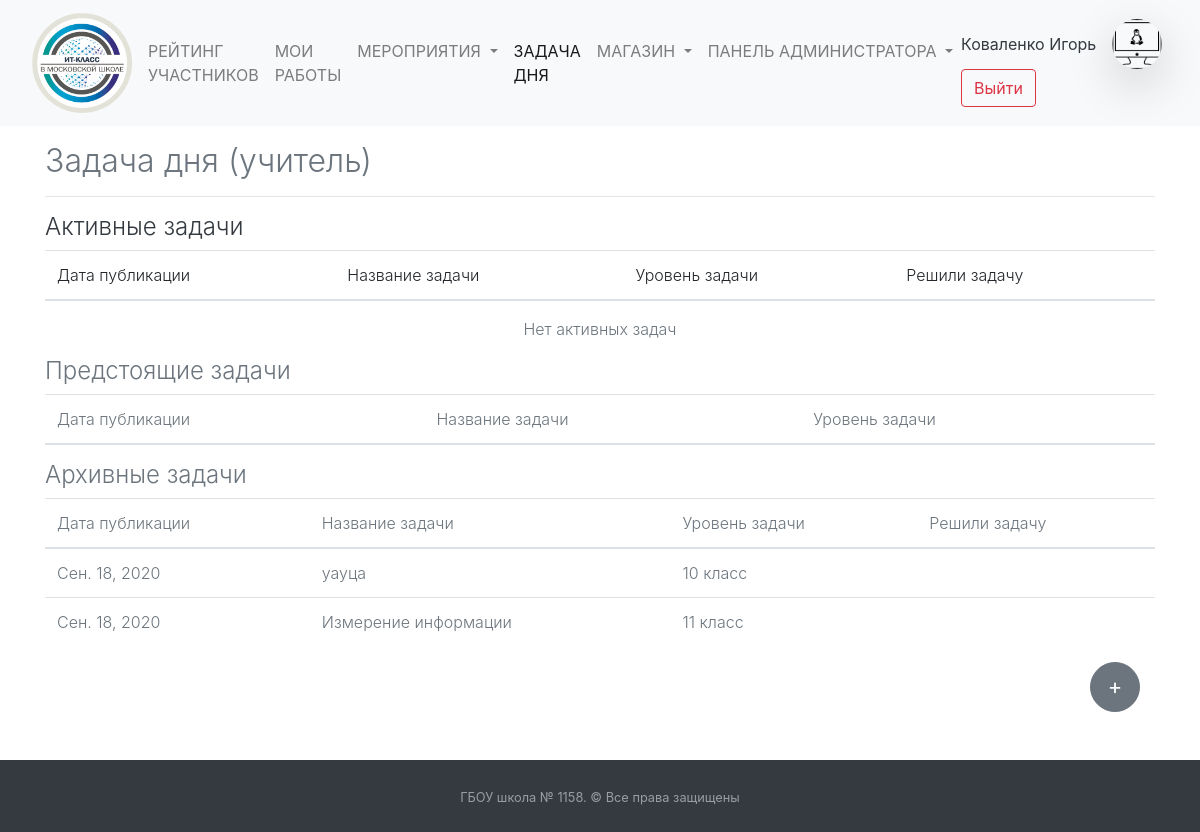
Page /daytask/ (signed in) on the earlier database version.
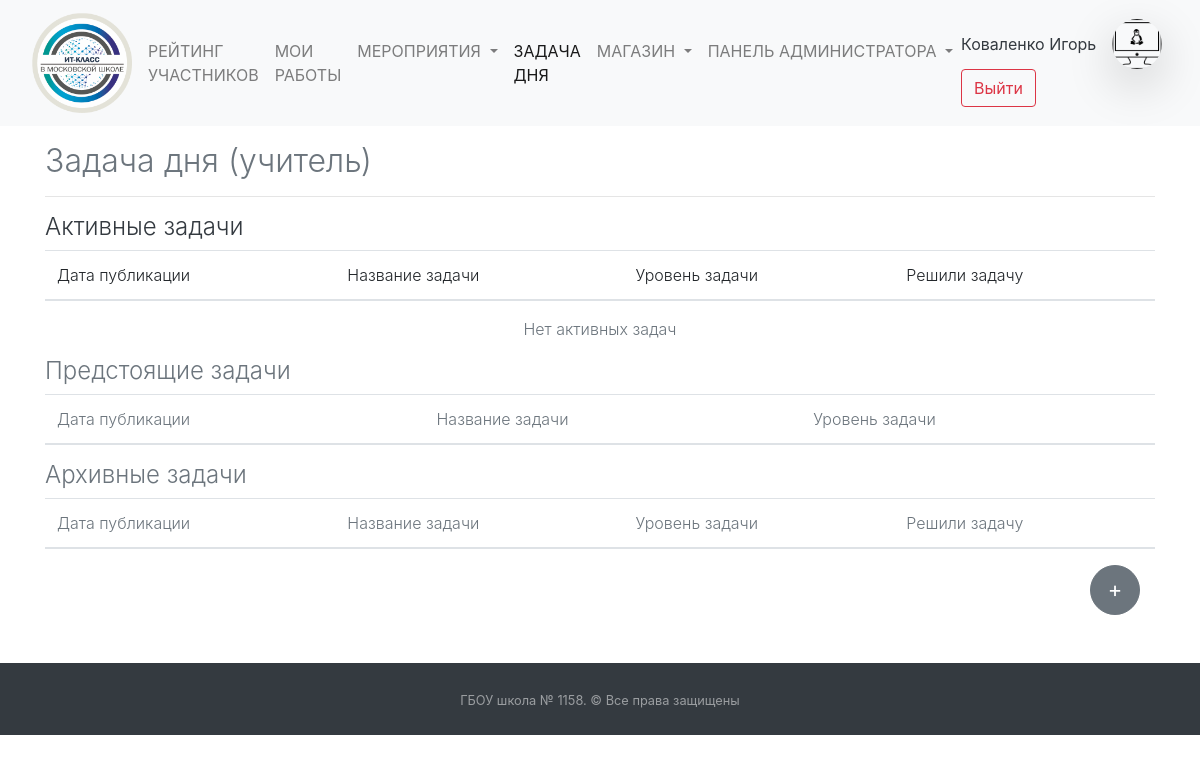
Same page on the later database version.
### daytask/models.py (models this page shows, shortened)
class Tasks(models.Model):
    STATUS_CHOICES = (
        ('ST10', '10 класс'),
        ('ST11', '11 класс'),
    )
    date = models.DateField("Дата задачи", null=True)
    name = models.CharField("Название задачи", null=True, max_length=150)
    discription_task = HTMLField("Условие задачи")
    status_task = models.CharField("Выберите класс", choices=STATUS_CHOICES, default='ST10', max_length=30)
    result = models.CharField(null=True, verbose_name="Правильный ответ на задачу", max_length=200)
    count_answer = models.IntegerField(default=2,
                                       verbose_name="Количество человек, которые могут решить задачу")
    score = models.IntegerField("Максимальный балл за задачу", default=5)
    tries = models.IntegerField(default=-1, verbose_name="Количество попыток ответа на каждого ученика (-1 - бесконечно)")
    tries_list = models.CharField(default="", verbose_name="ID учеников, совершившие попытку",
                                                max_length=200,
                                                blank=True)
    id_puple_correct_answers = models.CharField(default="", verbose_name="ID учеников, кто дал правильный ответ",
                                                max_length=200,
                                                blank=True)
    class Meta:
        verbose_name = "Задача дня"
        verbose_name_plural = "Задача дня"

### daytask/views.py (the view, shortened to what this page needs)
# urls.py: path('', views.DayTaskView.as_view(), name='Задача дня'),
class DayTaskView(HeaderNotificationsCounter, LoginRequiredMixin, ListView):
    template_name = "daytask/daytask.html"
    queryset = Tasks
    login_url = '/login/'
    def time_end_task(self, task):
        return ""
    def type_tasks(self, day):
        all_types_tasks = {"active" : [(i, [Puples.objects.get(user=j) for j in i.id_puple_correct_answers.split()])\
                                       for i in Tasks.objects.filter(date=day)]}
        all_types_tasks["last"] = [(i, [Puples.objects.get(user=j) for j in i.id_puple_correct_answers.split()])\
                                   for i in Tasks.objects.filter(date__lt=day)]
        all_types_tasks["fiture"] = [(i, [Puples.objects.get(user=j) for j in i.id_puple_correct_answers.split()])\
                                     for i in Tasks.objects.filter(date__gt=day)]
        return all_types_tasks
    def get_context_data(self, *, object_list=None, **kwargs):
        context = super().get_context_data(**kwargs)
        try:
            context["tasks_active_teacher"] = self.type_tasks(dt.datetime.now().date())["active"]
            context["tasks_last_teacher"] = self.type_tasks(dt.datetime.now().date())["last"]
            context["tasks_fiture_teacher"] = self.type_tasks(dt.datetime.now().date())["fiture"]
            context["list_names_success"] = ""
            context["task"] = Tasks.objects.get(date=dt.datetime.now().date(),
                                                status_task=self.request.user.puples.status)
        except:
            context["task"] = None
        context["end_time"] = self.time_end_task(context["task"])
        try:
            made_tries = len(list(filter(lambda x: x == self.request.user.id,
                                         [int(i) for i in context['task'].tries_list.split()])))
            if made_tries and made_tries != context["task"].tries:
                context['mistake'] = "Ответ неверный"
            context['tries'] = made_tries
            if context['task'].tries - made_tries > 0:
                context["button"] = f"Отправить (осталось {context['task'].tries - made_tries} \
                {self.convert_words('попытка', context['task'].tries - made_tries)})"
            elif context['task'].tries == -1:
                context["button"] = "Отправить решение"
            else:
                context["button"] = ""
        except:
            pass
        try:
            context["id_puple_correct_answers"] = [int(i) for i in context["task"].id_puple_correct_answers.split()]
            context["count_right_answers"] = len(context["id_puple_correct_answers"])
            context['list_name_right_answers'] = self.get_list_solved_task(context['id_puple_correct_answers'])
        except:
            context["id_puple_correct_answers"] = None
        return context

### mainapp/addons_python/views_addons_classes.py (called while the page is built)
    def get_context_data(self, *, object_list=None, **kwargs):
        context = super().get_context_data(**kwargs)
        context['events_new'] = Events.objects.filter(check=False).count()
        context['applicants_count'] = Puples.objects.filter(
            status="APP").count()
        return context

### templates/daytask/daytask.html (shortened to what the changed rows need)
{% extends  'base.html' %}
{% load static %}
{% block main %}
    <div class="container pt-3 {% if not button %}text-muted{% endif %}">
        {% if task and user.id not in id_puple_correct_answers and count_right_answers < task.count_answer %}
            <p class="font-weight-light text-right text-muted">{{ end_time }}</p>
            <h2 class="text-left font-weight-light pt-3">Задача дня</h2>
            <h2 class="text-center font-weight-light">{{ task.name }}</h2>
            <hr>
            {% autoescape off %}
                {{ task.discription_task }}
            {% endautoescape %}
            <hr>
            <h4 class="font-weight-light">Ответ:</h4>
            <form method="post">{% csrf_token %}
                <input type="text"
                       class="form-control text-left"
                       name="result" placeholder="Внесите ответ на задачу"
                       onkeydown="if(event.keyCode==13){return false;}">
                <p class="text-danger font-weight-bold">{{ mistake }}</p>
                <button class="btn {% if button %}btn-success mt-3"{% else %}btn-secondary mt-3" disabled{% endif %}
                type="submit">{% if button %}{{ button }}{% else %}Попытки закончились{% endif %}</button>
            </form>
            <div class="container mt-3 text-muted">
                <p class="font-weight-light text-right">Количество человек, которые могут решить
                    задачу: {{ task.count_answer }} </p>
                <p class="font-weight-light text-right">Максимальный балл за задачу: {{ task.score }} </p>
                <p class="font-weight-light text-right">Совершено попыток: {{ tries }} </p>
            </div>
        {% elif user.is_superuser %}
            <h2 class="font-weight-light">Задача дня (учитель)</h2>
            <table class="table">
                <thead>
                <tr>
                    <th scope="col" class="font-weight-light">Дата публикации</th>
                    <th scope="col" class="font-weight-light">Название задачи</th>
                    <th scope="col" class="font-weight-light">Уровень задачи</th>
                    <th scope="col" class="font-weight-light">Решили задачу</th>
                </tr>
                </thead>
            </table>
            <table class="table text-muted">
                <thead>
                <tr>
                    <th scope="col" class="font-weight-light">Дата публикации</th>
                    <th scope="col" class="font-weight-light">Название задачи</th>
                    <th scope="col" class="font-weight-light">Уровень задачи</th>
                </tr>
                </thead>
            </table>
            <table class="table text-muted">
                <thead>
                <tr>
                    <th scope="col" class="font-weight-light">Дата публикации</th>
                    <th scope="col" class="font-weight-light">Название задачи</th>
                    <th scope="col" class="font-weight-light">Уровень задачи</th>
                    <th scope="col" class="font-weight-light">Решили задачу</th>
                </tr>
                </thead>
                <tbody>
                {% for task, list_success in tasks_last_teacher %}
                    <tr>
                        <th scope="row" class="font-weight-light align-middle">{{ task.date }}</th>
                        <td class="font-weight-light align-middle">{{ task.name }}</td>
                        <td class="font-weight-light align-middle">{{ task.get_status_task_display }}</td>
                        <td class="font-weight-light align-middle">
                            {% for i in list_success %}<a href="/statistic/pupil/{{ i.id }}" class="text-muted">{{ i.surname }} {{ i.name }}</a><br>{% endfor %}</td>
                    </tr>
                {% endfor %}
                </tbody>
            </table>
        {% else %}
            <p class="font-weight-light text-muted text-center">В данный момент нет активных задач для решения. <br>
                Очень скоро задача появится.</p>
        {% endif %}
    </div>
{% endblock %}

Differences in the rows shown:
removed Tasks: date "Сен. 18, 2020", name "уауца", status_task "10 класс"
removed Tasks: date "Сен. 18, 2020", name "Измерение информации", status_task "11 класс"
